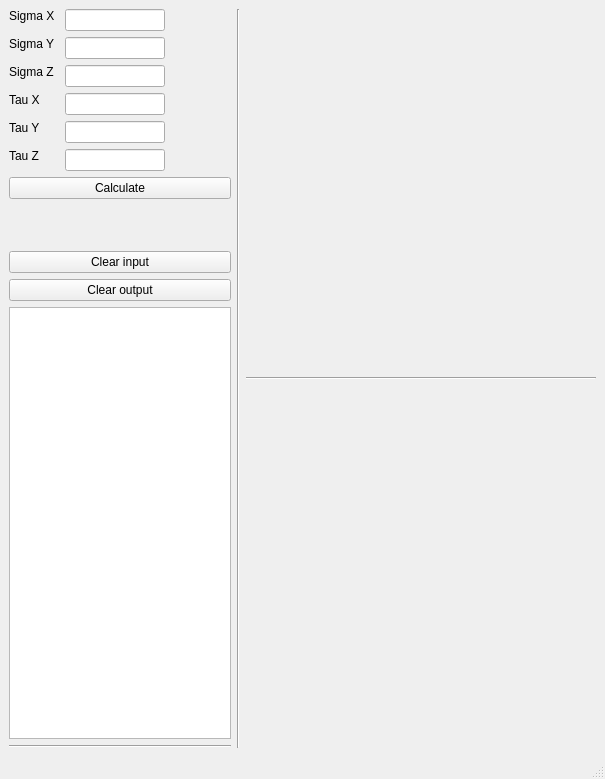
<?xml version="1.0" encoding="UTF-8"?>
<ui version="4.0">
 <class>MainWindow</class>
 <widget class="QMainWindow" name="MainWindow">
  <property name="geometry">
   <rect>
    <x>0</x>
    <y>0</y>
    <width>605</width>
    <height>779</height>
   </rect>
  </property>
  <property name="windowTitle">
   <string>MainWindow</string>
  </property>
  <widget class="QWidget" name="centralwidget">
   <layout class="QHBoxLayout" name="horizontalLayout">
    <item>
     <layout class="QFormLayout" name="formLayout">
      <item row="0" column="0">
       <widget class="QLabel" name="labelSigmaX">
        <property name="sizePolicy">
         <sizepolicy hsizetype="Fixed" vsizetype="Fixed">
          <horstretch>0</horstretch>
          <verstretch>0</verstretch>
         </sizepolicy>
        </property>
        <property name="minimumSize">
         <size>
          <width>50</width>
          <height>0</height>
         </size>
        </property>
        <property name="text">
         <string>Sigma X</string>
        </property>
       </widget>
      </item>
      <item row="0" column="1">
       <widget class="QLineEdit" name="inputSigmaX">
        <property name="sizePolicy">
         <sizepolicy hsizetype="Fixed" vsizetype="Fixed">
          <horstretch>0</horstretch>
          <verstretch>0</verstretch>
         </sizepolicy>
        </property>
        <property name="maximumSize">
         <size>
          <width>100</width>
          <height>16777215</height>
         </size>
        </property>
       </widget>
      </item>
      <item row="1" column="0">
       <widget class="QLabel" name="labelSigmaY">
        <property name="sizePolicy">
         <sizepolicy hsizetype="Fixed" vsizetype="Fixed">
          <horstretch>0</horstretch>
          <verstretch>0</verstretch>
         </sizepolicy>
        </property>
        <property name="minimumSize">
         <size>
          <width>50</width>
          <height>0</height>
         </size>
        </property>
        <property name="text">
         <string>Sigma Y</string>
        </property>
       </widget>
      </item>
      <item row="1" column="1">
       <widget class="QLineEdit" name="inputSigmaY">
        <property name="sizePolicy">
         <sizepolicy hsizetype="Fixed" vsizetype="Fixed">
          <horstretch>0</horstretch>
          <verstretch>0</verstretch>
         </sizepolicy>
        </property>
        <property name="maximumSize">
         <size>
          <width>100</width>
          <height>16777215</height>
         </size>
        </property>
       </widget>
      </item>
      <item row="2" column="0">
       <widget class="QLabel" name="labelSigmaZ">
        <property name="sizePolicy">
         <sizepolicy hsizetype="Fixed" vsizetype="Fixed">
          <horstretch>0</horstretch>
          <verstretch>0</verstretch>
         </sizepolicy>
        </property>
        <property name="minimumSize">
         <size>
          <width>50</width>
          <height>0</height>
         </size>
        </property>
        <property name="text">
         <string>Sigma Z</string>
        </property>
       </widget>
      </item>
      <item row="2" column="1">
       <widget class="QLineEdit" name="inputSigmaZ">
        <property name="sizePolicy">
         <sizepolicy hsizetype="Fixed" vsizetype="Fixed">
          <horstretch>0</horstretch>
          <verstretch>0</verstretch>
         </sizepolicy>
        </property>
        <property name="maximumSize">
         <size>
          <width>100</width>
          <height>16777215</height>
         </size>
        </property>
       </widget>
      </item>
      <item row="3" column="0">
       <widget class="QLabel" name="labelTauX">
        <property name="sizePolicy">
         <sizepolicy hsizetype="Fixed" vsizetype="Fixed">
          <horstretch>0</horstretch>
          <verstretch>0</verstretch>
         </sizepolicy>
        </property>
        <property name="minimumSize">
         <size>
          <width>50</width>
          <height>0</height>
         </size>
        </property>
        <property name="text">
         <string>Tau X</string>
        </property>
       </widget>
      </item>
      <item row="3" column="1">
       <widget class="QLineEdit" name="inputTauX">
        <property name="sizePolicy">
         <sizepolicy hsizetype="Fixed" vsizetype="Fixed">
          <horstretch>0</horstretch>
          <verstretch>0</verstretch>
         </sizepolicy>
        </property>
        <property name="maximumSize">
         <size>
          <width>100</width>
          <height>16777215</height>
         </size>
        </property>
       </widget>
      </item>
      <item row="4" column="0">
       <widget class="QLabel" name="labelTauY">
        <property name="sizePolicy">
         <sizepolicy hsizetype="Fixed" vsizetype="Fixed">
          <horstretch>0</horstretch>
          <verstretch>0</verstretch>
         </sizepolicy>
        </property>
        <property name="minimumSize">
         <size>
          <width>50</width>
          <height>0</height>
         </size>
        </property>
        <property name="text">
         <string>Tau Y</string>
        </property>
       </widget>
      </item>
      <item row="4" column="1">
       <widget class="QLineEdit" name="inputTauY">
        <property name="sizePolicy">
         <sizepolicy hsizetype="Fixed" vsizetype="Fixed">
          <horstretch>0</horstretch>
          <verstretch>0</verstretch>
         </sizepolicy>
        </property>
        <property name="maximumSize">
         <size>
          <width>100</width>
          <height>16777215</height>
         </size>
        </property>
       </widget>
      </item>
      <item row="5" column="0">
       <widget class="QLabel" name="labelTauZ">
        <property name="sizePolicy">
         <sizepolicy hsizetype="Fixed" vsizetype="Fixed">
          <horstretch>0</horstretch>
          <verstretch>0</verstretch>
         </sizepolicy>
        </property>
        <property name="minimumSize">
         <size>
          <width>50</width>
          <height>0</height>
         </size>
        </property>
        <property name="text">
         <string>Tau Z</string>
        </property>
       </widget>
      </item>
      <item row="5" column="1">
       <widget class="QLineEdit" name="inputTauZ">
        <property name="sizePolicy">
         <sizepolicy hsizetype="Fixed" vsizetype="Fixed">
          <horstretch>0</horstretch>
          <verstretch>0</verstretch>
         </sizepolicy>
        </property>
        <property name="maximumSize">
         <size>
          <width>100</width>
          <height>16777215</height>
         </size>
        </property>
       </widget>
      </item>
      <item row="6" column="0" colspan="2">
       <widget class="QPushButton" name="buttonCalculate">
        <property name="enabled">
         <bool>true</bool>
        </property>
        <property name="sizePolicy">
         <sizepolicy hsizetype="Minimum" vsizetype="Fixed">
          <horstretch>0</horstretch>
          <verstretch>0</verstretch>
         </sizepolicy>
        </property>
        <property name="maximumSize">
         <size>
          <width>16777215</width>
          <height>16777215</height>
         </size>
        </property>
        <property name="text">
         <string>Calculate</string>
        </property>
       </widget>
      </item>
      <item row="11" column="0" colspan="2">
       <widget class="Line" name="line_3">
        <property name="sizePolicy">
         <sizepolicy hsizetype="Expanding" vsizetype="Fixed">
          <horstretch>0</horstretch>
          <verstretch>0</verstretch>
         </sizepolicy>
        </property>
        <property name="minimumSize">
         <size>
          <width>155</width>
          <height>0</height>
         </size>
        </property>
        <property name="maximumSize">
         <size>
          <width>16777215</width>
          <height>16777215</height>
         </size>
        </property>
        <property name="orientation">
         <enum>Qt::Horizontal</enum>
        </property>
       </widget>
      </item>
      <item row="10" column="0" colspan="2">
       <widget class="QTextBrowser" name="textBrowser"/>
      </item>
      <item row="8" column="0" colspan="2">
       <widget class="QPushButton" name="buttonClearInput">
        <property name="text">
         <string>Clear input</string>
        </property>
       </widget>
      </item>
      <item row="9" column="0" colspan="2">
       <widget class="QPushButton" name="buttonClearOutput">
        <property name="text">
         <string>Clear output</string>
        </property>
       </widget>
      </item>
      <item row="7" column="0" colspan="2">
       <spacer name="verticalSpacer">
        <property name="orientation">
         <enum>Qt::Vertical</enum>
        </property>
        <property name="sizeType">
         <enum>QSizePolicy::Minimum</enum>
        </property>
        <property name="sizeHint" stdset="0">
         <size>
          <width>20</width>
          <height>40</height>
         </size>
        </property>
       </spacer>
      </item>
     </layout>
    </item>
    <item>
     <widget class="Line" name="line">
      <property name="orientation">
       <enum>Qt::Vertical</enum>
      </property>
     </widget>
    </item>
    <item>
     <layout class="QVBoxLayout" name="verticalLayout">
      <item>
       <widget class="GLWidget" name="widget" native="true">
        <property name="sizePolicy">
         <sizepolicy hsizetype="Fixed" vsizetype="Fixed">
          <horstretch>0</horstretch>
          <verstretch>0</verstretch>
         </sizepolicy>
        </property>
        <property name="minimumSize">
         <size>
          <width>350</width>
          <height>350</height>
         </size>
        </property>
        <property name="baseSize">
         <size>
          <width>0</width>
          <height>0</height>
         </size>
        </property>
       </widget>
      </item>
      <item>
       <widget class="Line" name="line_2">
        <property name="orientation">
         <enum>Qt::Horizontal</enum>
        </property>
       </widget>
      </item>
      <item>
       <widget class="QWidget" name="widget_2" native="true">
        <property name="sizePolicy">
         <sizepolicy hsizetype="Fixed" vsizetype="Fixed">
          <horstretch>0</horstretch>
          <verstretch>0</verstretch>
         </sizepolicy>
        </property>
        <property name="minimumSize">
         <size>
          <width>350</width>
          <height>350</height>
         </size>
        </property>
       </widget>
      </item>
     </layout>
    </item>
   </layout>
  </widget>
  <widget class="QMenuBar" name="menubar">
   <property name="geometry">
    <rect>
     <x>0</x>
     <y>0</y>
     <width>605</width>
     <height>22</height>
    </rect>
   </property>
  </widget>
  <widget class="QStatusBar" name="statusbar"/>
 </widget>
 <customwidgets>
  <customwidget>
   <class>GLWidget</class>
   <extends>QWidget</extends>
   <header>glwidget.h</header>
   <container>1</container>
  </customwidget>
 </customwidgets>
 <resources/>
 <connections/>
</ui>
